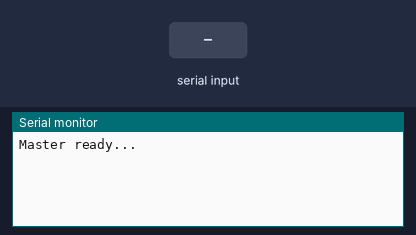
Bench run of a sketch on a simulated Arduino Uno, built with avr-gcc and run on an emulated ATmega328P. Shown: the last lines printed to the serial monitor. The test bench sets the inputs (shaded band).

Above: at 2.8 s.
2.9 s: "1\n" received over the second serial link
At 4.1 s:
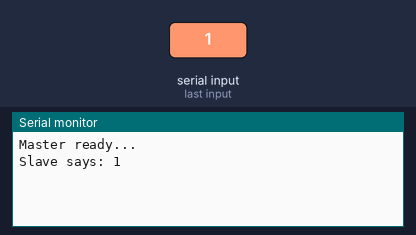
4.5 s: "0\n" received over the second serial link
At 5.6 s:
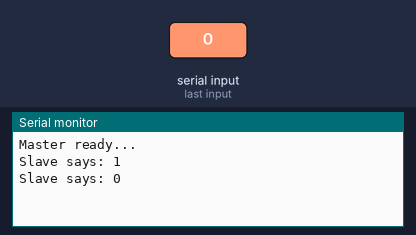
6.0 s: "2\n" received over the second serial link
At 6.9 s:
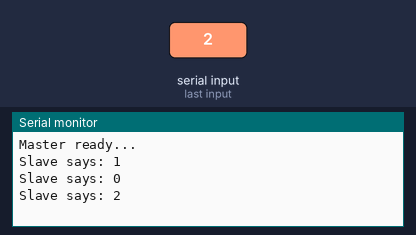

The sketch:

UART_Nanos_A.ino
```cpp
#include <SoftwareSerial.h>

SoftwareSerial slaveSerial(2, 3); // RX, TX (for communication with the slave)

void setup() {
  Serial.begin(9600);      // Communication with the PC
  slaveSerial.begin(9600); // Communication with the slave
  Serial.println("Master ready...");
}

void loop() {
  // Send a command to the slave
  slaveSerial.println("Hello Slave!");

  // Check if there is a response from the slave
  if (slaveSerial.available()) {
    String response = slaveSerial.readStringUntil('\n');
    Serial.println("Slave says: " + response);
  }

  delay(1000); // Wait before sending the next message
}
```

Measured:
- after the input at 2.9 s, the serial monitor: prints a new line after 0.16 s (image 1)
- after the input at 4.5 s, the serial monitor: prints a new line after 0.59 s (image 2)
- after the input at 6.0 s, the serial monitor: prints a new line after 0.10 s (image 3)
